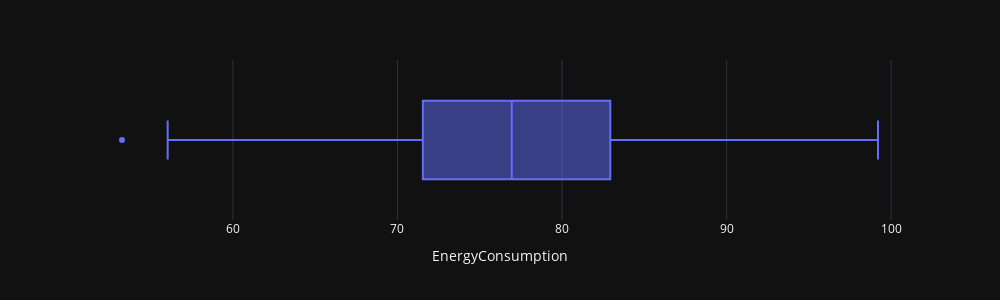

The code cell stored with this chart in its notebook:
### Code cell
import plotly.express as px
import plotly.figure_factory as ff
fig = px.box(data_frame = energy_df,
             x = 'EnergyConsumption',
             width = 1000,
             height = 300)
fig.update_layout(template="plotly_dark")
fig.show()

### Figure 1 — Plotly figure (JSON) as saved in the notebook; plotly's stock layout.template omitted (floating-point values rounded to 4 significant figures; data arrays with more than 128 entries replaced by an {"elided": "..."} marker saying what was removed)
{"data": [{"alignmentgroup": "True", "hovertemplate": "EnergyConsumption=%{x}<extra></extra>", "legendgroup": "", "marker": {"color": "#636efa"}, "name": "", "notched": false, "offsetgroup": "", "orientation": "h", "showlegend": false, "type": "box", "x": {"elided": "1000 float values"}, "x0": " ", "xaxis": "x", "y0": " ", "yaxis": "y"}], "layout": {"boxmode": "group", "height": 300, "legend": {"tracegroupgap": 0}, "margin": {"t": 60}, "width": 1000, "xaxis": {"anchor": "y", "domain": [0, 1], "title": {"text": "EnergyConsumption"}}, "yaxis": {"anchor": "x", "domain": [0, 1]}}}
